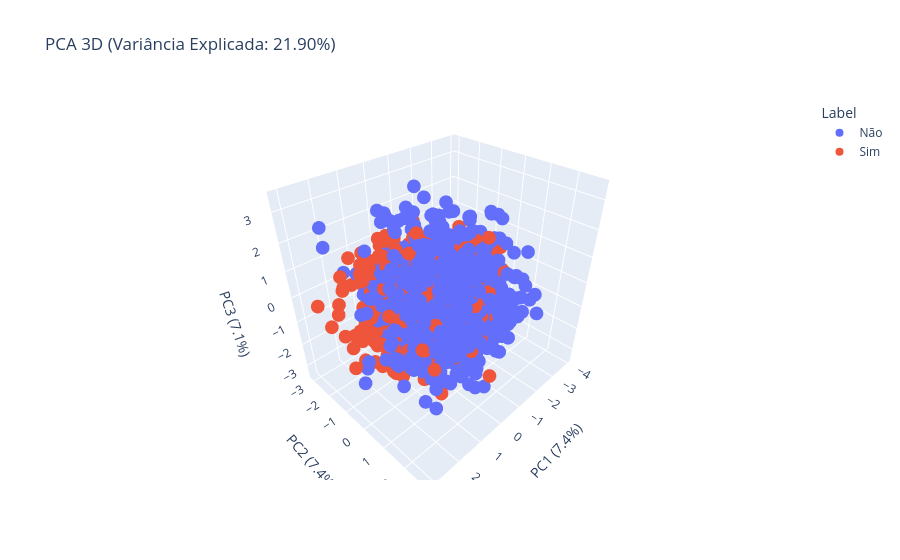

Notebook source saved alongside this figure:
### Markdown cell above
<h3>Cálculo do PCA com <b>Três</b> Componentes</h3>

### Code cell
import plotly.express as px

pca = PCA(n_components=3)
X_pca = pca.fit_transform(X_scaled)

df_pca = pd.DataFrame(X_pca, columns=['PC1', 'PC2', 'PC3'])
df_pca['Label'] = y.map({0: 'Não', 1: 'Sim'})

fig = px.scatter_3d(
    df_pca,
    x='PC1',
    y='PC2',
    z='PC3',
    color='Label',
    title=f'PCA 3D (Variância Explicada: {pca.explained_variance_ratio_.sum()*100:.2f}%)',
    labels={
        'PC1': f'PC1 ({pca.explained_variance_ratio_[0]*100:.1f}%)',
        'PC2': f'PC2 ({pca.explained_variance_ratio_[1]*100:.1f}%)',
        'PC3': f'PC3 ({pca.explained_variance_ratio_[2]*100:.1f}%)'
    }
)

fig.show()

### Figure 1 — Plotly figure (JSON) as saved in the notebook; plotly's stock layout.template omitted (floating-point values rounded to 4 significant figures; data arrays with more than 128 entries replaced by an {"elided": "..."} marker saying what was removed)
{"data": [{"hovertemplate": "Label=Não<br>PC1 (7.4%)=%{x}<br>PC2 (7.4%)=%{y}<br>PC3 (7.1%)=%{z}<extra></extra>", "legendgroup": "Não", "marker": {"color": "#636efa", "symbol": "circle"}, "mode": "markers", "name": "Não", "scene": "scene", "showlegend": true, "type": "scatter3d", "x": {"elided": "1389 float values"}, "y": {"elided": "1389 float values"}, "z": {"elided": "1389 float values"}}, {"hovertemplate": "Label=Sim<br>PC1 (7.4%)=%{x}<br>PC2 (7.4%)=%{y}<br>PC3 (7.1%)=%{z}<extra></extra>", "legendgroup": "Sim", "marker": {"color": "#EF553B", "symbol": "circle"}, "mode": "markers", "name": "Sim", "scene": "scene", "showlegend": true, "type": "scatter3d", "x": {"elided": "760 float values"}, "y": {"elided": "760 float values"}, "z": {"elided": "760 float values"}}], "layout": {"legend": {"title": {"text": "Label"}, "tracegroupgap": 0}, "scene": {"domain": {"x": [0, 1], "y": [0, 1]}, "xaxis": {"title": {"text": "PC1 (7.4%)"}}, "yaxis": {"title": {"text": "PC2 (7.4%)"}}, "zaxis": {"title": {"text": "PC3 (7.1%)"}}}, "title": {"text": "PCA 3D (Variância Explicada: 21.90%)"}}}
